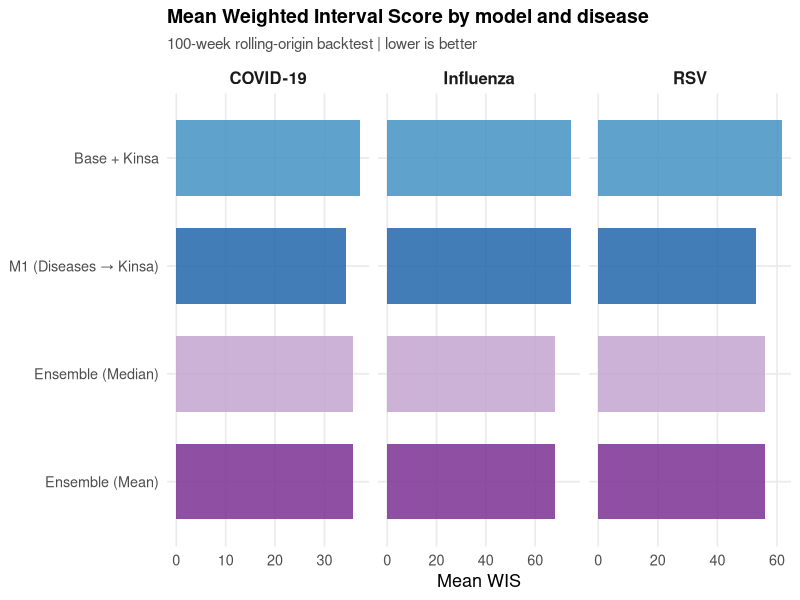
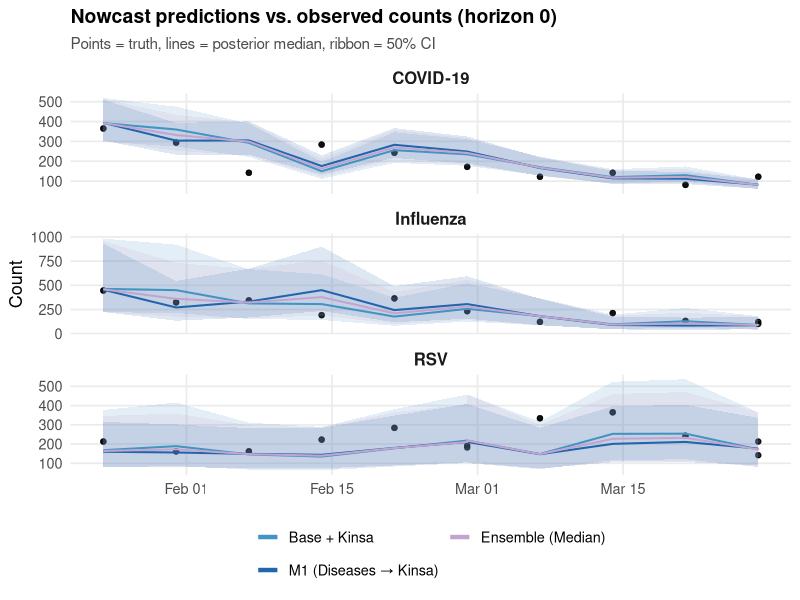
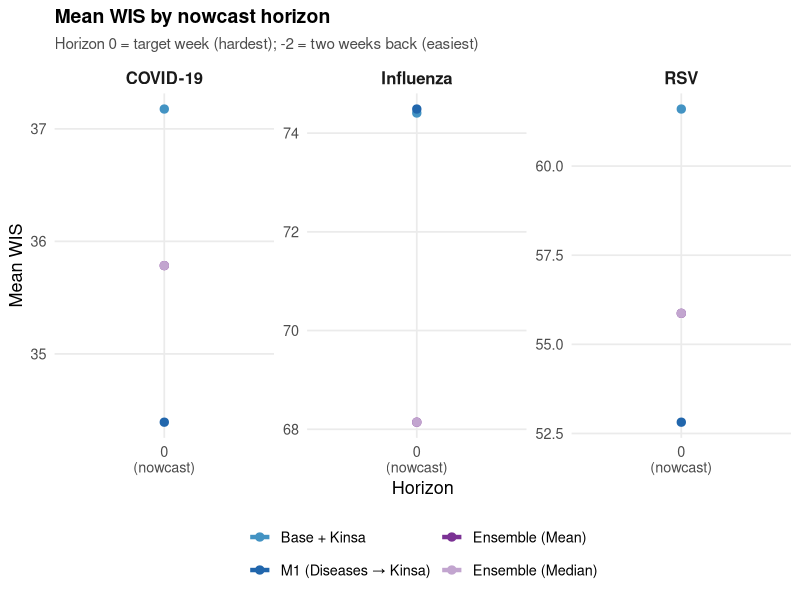

Here is the R script that generated these plots, in order: (Note: this script raises an error after producing the figures.)
## ---- chunk 1
knitr::opts_chunk$set(
  echo = FALSE, message = FALSE, warning = FALSE,
  fig.retina = 2, dpi = 300
)
## ---- chunk 2
library(tidyverse)
library(kableExtra)
library(patchwork)
library(scales)

# ---- Load cached backtest results ----
results_raw <- read_csv("results/backtest_predictions.csv", show_col_types = FALSE) %>%
  mutate(as_of = as.Date(as_of), target_date = as.Date(target_date))

# ---- WIS scoring (same formula as Backtest.Rmd) ----
compute_wis <- function(truth, q025, q25, median, q75, q975) {
  IS <- function(y, l, u, alpha) {
    (u - l) +
      (2 / alpha) * pmax(l - y, 0) +
      (2 / alpha) * pmax(y - u, 0)
  }
  is_95 <- IS(truth, q025, q975, alpha = 0.05)
  is_50 <- IS(truth, q25,  q75,  alpha = 0.50)
  mae   <- abs(truth - median)
  (1 / 2.5) * (0.5 * mae + (0.05 / 2) * is_95 + (0.50 / 2) * is_50)
}

# ---- Build ensembles ----
build_ensemble <- function(df, name, fn) {
  df %>%
    group_by(disease, as_of, target_date, horizon, truth) %>%
    summarise(across(c(mean, median, q025, q25, q75, q975), fn),
              .groups = "drop") %>%
    mutate(model = name)
}

ens_mean   <- build_ensemble(results_raw, "ensemble_mean",   mean)
ens_median <- build_ensemble(results_raw, "ensemble_median", median)

results <- bind_rows(results_raw, ens_mean, ens_median) %>%
  mutate(wis = compute_wis(truth, q025, q25, median, q75, q975))

# ---- Labels and colors ----
model_labels <- c(
  base_kinsa      = "Base + Kinsa",
  m1_kinsa        = "M1 (Diseases \u2192 Kinsa)",
  m2_kinsa        = "M2 (Kinsa \u2192 Diseases)",
  m3_kinsa        = "M3 MVN + Kinsa",
  base_ili        = "Base + ILI",
  m1_ili          = "M1 (Diseases \u2192 ILI)",
  m2_ili          = "M2 (ILI \u2192 Diseases)",
  m3_ili          = "M3 MVN + ILI",
  ensemble_mean   = "Ensemble (Mean)",
  ensemble_median = "Ensemble (Median)"
)

disease_labels <- c(flu = "Influenza", rsv = "RSV", covid = "COVID-19")

# 10 distinguishable colors: Kinsa family = blues/teals, ILI family = oranges/reds,
# ensembles = purples
model_colors <- c(
  "Base + Kinsa"             = "#4393C3",
  "M1 (Diseases \u2192 Kinsa)"  = "#2166AC",
  "M2 (Kinsa \u2192 Diseases)"  = "#053061",
  "M3 MVN + Kinsa"           = "#92C5DE",
  "Base + ILI"               = "#F4A582",
  "M1 (Diseases \u2192 ILI)"    = "#D6604D",
  "M2 (ILI \u2192 Diseases)"    = "#B2182B",
  "M3 MVN + ILI"             = "#FDDBC7",
  "Ensemble (Mean)"          = "#7B3294",
  "Ensemble (Median)"        = "#C2A5CF"
)

results <- results %>%
  mutate(
    model   = recode(model, !!!model_labels),
    disease = recode(disease, !!!disease_labels),
    model   = factor(model, levels = model_labels)
  )

# Common theme
theme_paper <- theme_minimal(base_size = 13) +
  theme(
    legend.position = "bottom",
    legend.title    = element_blank(),
    strip.text      = element_text(face = "bold", size = 12),
    panel.grid.minor = element_blank(),
    plot.title       = element_text(face = "bold", size = 14),
    plot.subtitle    = element_text(color = "gray30", size = 11)
  )
## ---- chunk 3
overall <- results %>%
  group_by(model, disease) %>%
  summarise(WIS = mean(wis), .groups = "drop")

ggplot(overall, aes(x = reorder(model, WIS), y = WIS, fill = model)) +
  geom_col(alpha = 0.85, width = 0.7) +
  facet_wrap(~ disease, scales = "free_x") +
  coord_flip() +
  scale_fill_manual(values = model_colors, guide = "none") +
  labs(title = "Mean Weighted Interval Score by model and disease",
       subtitle = "100-week rolling-origin backtest | lower is better",
       x = NULL, y = "Mean WIS") +
  theme_paper
## ---- chunk 4
h0 <- results %>% filter(horizon == 0)

# Only show a subset of models to avoid overplotting — the 4 Kinsa + ensemble
trace_models <- c("Base + Kinsa", "M1 (Diseases \u2192 Kinsa)",
                   "M2 (Kinsa \u2192 Diseases)", "M3 MVN + Kinsa",
                   "Ensemble (Median)")

p_traces <- h0 %>%
  filter(model %in% trace_models) %>%
  ggplot(aes(x = target_date)) +
  geom_point(aes(y = truth), color = "black", size = 1.5, alpha = 0.6) +
  geom_ribbon(aes(ymin = q25, ymax = q75, fill = model), alpha = 0.15) +
  geom_line(aes(y = median, color = model), linewidth = 0.7) +
  facet_wrap(~ disease, ncol = 1, scales = "free_y") +
  scale_color_manual(values = model_colors) +
  scale_fill_manual(values = model_colors) +
  labs(title = "Nowcast predictions vs. observed counts (horizon 0)",
       subtitle = "Points = truth, lines = posterior median, ribbon = 50% CI",
       x = NULL, y = "Count") +
  theme_paper +
  guides(fill = "none",
         color = guide_legend(nrow = 2, override.aes = list(linewidth = 1.5)))

p_traces
## ---- chunk 5
horizon_summary <- results %>%
  group_by(model, disease, horizon) %>%
  summarise(WIS = mean(wis), .groups = "drop") %>%
  mutate(horizon_label = factor(
    horizon,
    levels = c(-2, -1, 0),
    labels = c("-2\n(2wk back)", "-1\n(1wk back)", "0\n(nowcast)")
  ))

ggplot(horizon_summary,
       aes(x = horizon_label, y = WIS, color = model, group = model)) +
  geom_line(linewidth = 0.9) +
  geom_point(size = 2.5) +
  facet_wrap(~ disease, scales = "free_y") +
  scale_color_manual(values = model_colors) +
  labs(title = "Mean WIS by nowcast horizon",
       subtitle = "Horizon 0 = target week (hardest); -2 = two weeks back (easiest)",
       x = "Horizon", y = "Mean WIS") +
  theme_paper +
  guides(color = guide_legend(nrow = 2, override.aes = list(linewidth = 1.5)))
## ---- chunk 6
# Map each model to its structure and signal family
signal_comparison <- results %>%
  filter(!str_detect(model, "Ensemble")) %>%
  mutate(
    structure = case_when(
      str_detect(model, "Base")  ~ "Base",
      str_detect(model, "M1")    ~ "M1",
      str_detect(model, "M2")    ~ "M2",
      str_detect(model, "M3")    ~ "M3"
    ),
    signal = if_else(str_detect(model, "Kinsa"), "Kinsa", "ILI")
  ) %>%
  group_by(structure, signal, disease) %>%
  summarise(WIS = mean(wis), .groups = "drop") %>%
  pivot_wider(names_from = signal, values_from = WIS)

ggplot(signal_comparison, aes(x = ILI, y = Kinsa, shape = structure, color = structure)) +
  geom_abline(slope = 1, intercept = 0, linetype = "dashed", color = "gray50") +
  geom_point(size = 4, stroke = 1.2) +
  facet_wrap(~ disease, scales = "free") +
  scale_shape_manual(values = c(Base = 16, M1 = 17, M2 = 15, M3 = 18)) +
  scale_color_brewer(palette = "Dark2") +
  labs(title = "Kinsa vs. ILI signal: Mean WIS comparison",
       subtitle = "Points below the diagonal = Kinsa outperforms ILI",
       x = "Mean WIS (ILI version)", y = "Mean WIS (Kinsa version)",
       shape = "Model structure", color = "Model structure") +
  theme_paper +
  theme(legend.position = "right")
## ---- chunk 7
# Classify phases from truth trajectory
phase_labels <- results %>%
  filter(model == levels(results$model)[1]) %>%
  select(disease, target_date, truth) %>%
  distinct() %>%
  group_by(disease) %>%
  arrange(target_date) %>%
  mutate(
    delta_back  = truth - lag(truth, 2),
    delta_fwd   = lead(truth, 2) - truth,
    phase = case_when(
      is.na(delta_back) | is.na(delta_fwd) ~ NA_character_,
      delta_back > 0 & delta_fwd >= 0      ~ "Rising",
      delta_back >= 0 & delta_fwd < 0      ~ "Peak",
      delta_back < 0 & delta_fwd <= 0      ~ "Falling",
      delta_back < 0 & delta_fwd > 0       ~ "Trough",
      TRUE                                  ~ "Stable"
    )
  ) %>%
  ungroup() %>%
  select(disease, target_date, phase) %>%
  filter(!is.na(phase))

phase_wis <- results %>%
  inner_join(phase_labels, by = c("disease", "target_date")) %>%
  group_by(model, disease, phase) %>%
  summarise(WIS = mean(wis), n = n(), .groups = "drop") %>%
  mutate(phase = factor(phase, levels = c("Rising", "Peak", "Falling", "Trough", "Stable")))

# Show only the main models (drop base_ili since ≈ base_kinsa)
phase_models <- c("Base + Kinsa",
                   "M1 (Diseases \u2192 Kinsa)", "M2 (Kinsa \u2192 Diseases)",
                   "M3 MVN + Kinsa", "M3 MVN + ILI",
                   "Ensemble (Median)")

ggplot(phase_wis %>% filter(model %in% phase_models),
       aes(x = phase, y = WIS, fill = model)) +
  geom_col(position = position_dodge(width = 0.8), alpha = 0.85, width = 0.7) +
  facet_wrap(~ disease, scales = "free_y") +
  scale_fill_manual(values = model_colors) +
  labs(title = "Mean WIS by seasonal phase",
       subtitle = "Rising = counts increasing, Peak = local max, Falling = decreasing, Trough = local min",
       x = NULL, y = "Mean WIS") +
  theme_paper +
  guides(fill = guide_legend(nrow = 2))
## ---- chunk 8
cal_models <- c("Base + Kinsa", "M1 (Diseases \u2192 Kinsa)",
                "M3 MVN + Kinsa", "M3 MVN + ILI",
                "Ensemble (Median)")

calibration <- results %>%
  filter(model %in% cal_models) %>%
  group_by(model, disease) %>%
  summarise(
    `50%` = mean(truth >= q25  & truth <= q75)  * 100,
    `95%` = mean(truth >= q025 & truth <= q975) * 100,
    .groups = "drop"
  ) %>%
  pivot_longer(cols = c(`50%`, `95%`),
               names_to = "interval", values_to = "coverage") %>%
  mutate(nominal = as.numeric(str_extract(interval, "\\d+")))

ggplot(calibration, aes(x = model, y = coverage, fill = model)) +
  geom_col(alpha = 0.8, width = 0.7) +
  geom_hline(aes(yintercept = nominal), linetype = "dashed", color = "gray30") +
  facet_grid(interval ~ disease) +
  scale_fill_manual(values = model_colors, guide = "none") +
  scale_y_continuous(limits = c(0, 100)) +
  labs(title = "Empirical coverage vs. nominal prediction intervals",
       subtitle = "Dashed line = target | bars above = conservative, below = overconfident",
       x = NULL, y = "Coverage (%)") +
  theme_paper +
  theme(axis.text.x = element_text(angle = 35, hjust = 1, size = 10))
## ---- chunk 9
# Shared WIS-based metrics for tables
metrics_all <- results %>%
  group_by(model, disease) %>%
  summarise(
    n        = n(),
    MAE      = mean(abs(truth - median)),
    WIS      = mean(wis),
    cover_50 = mean(truth >= q25  & truth <= q75)  * 100,
    cover_95 = mean(truth >= q025 & truth <= q975) * 100,
    .groups  = "drop"
  )
## ---- chunk 10
tbl1 <- metrics_all %>%
  mutate(across(c(MAE, WIS), ~ round(.x, 1)),
         cover_95 = round(cover_95, 0)) %>%
  select(model, disease, MAE, WIS, `95% Cov` = cover_95)

tbl1_wide <- tbl1 %>%
  pivot_wider(names_from = disease,
              values_from = c(MAE, WIS, `95% Cov`),
              names_glue = "{disease}_{.value}") %>%
  select(model, starts_with("Influenza"), starts_with("RSV"), starts_with("COVID"))

# Bold best per column
bold_best <- function(x, target = NA) {
  best <- if (is.na(target)) which.min(x) else which.min(abs(x - target))
  out <- as.character(x)
  out[best] <- cell_spec(out[best], bold = TRUE)
  out
}

# Apply bolding column-by-column to avoid earlier columns becoming character
# before later columns are processed
tbl1_fmt <- tbl1_wide
for (col in names(tbl1_fmt)[-1]) {
  target <- if (grepl("Cov", col)) 95 else NA
  tbl1_fmt[[col]] <- bold_best(tbl1_fmt[[col]], target = target)
}

kbl(tbl1_fmt, escape = FALSE, align = c("l", rep("r", 9)),
    caption = "Table 1: Nowcast performance (100-week rolling-origin backtest). Bold = best per column.") %>%
  kable_styling(bootstrap_options = c("striped", "condensed"), full_width = FALSE,
                font_size = 12) %>%
  add_header_above(c(" " = 1, "Influenza" = 3, "RSV" = 3, "COVID-19" = 3))
## ---- chunk 11
base_wis <- results %>%
  filter(model == "Base + Kinsa") %>%
  select(disease, target_date, horizon, wis_base = wis)

skill_tbl <- results %>%
  filter(!model %in% c("Base + Kinsa", "Base + ILI")) %>%
  inner_join(base_wis, by = c("disease", "target_date", "horizon")) %>%
  mutate(skill = 1 - wis / wis_base) %>%
  group_by(model, disease) %>%
  summarise(
    `Skill` = round(mean(skill), 3),
    `% Better` = round(mean(skill > 0) * 100, 0),
    `p` = {
      wt <- wilcox.test(wis, wis_base, paired = TRUE)
      format.pval(wt$p.value, digits = 3, eps = 0.001)
    },
    .groups = "drop"
  )

skill_wide <- skill_tbl %>%
  pivot_wider(names_from = disease,
              values_from = c(Skill, `% Better`, p),
              names_glue = "{disease}_{.value}") %>%
  select(model, starts_with("Influenza"), starts_with("RSV"), starts_with("COVID"))

kbl(skill_wide, escape = FALSE, align = c("l", rep("r", 9)),
    caption = "Table 2: WIS skill score vs. Base + Kinsa. Skill > 0 = improvement. Paired Wilcoxon test.") %>%
  kable_styling(bootstrap_options = c("striped", "condensed"), full_width = FALSE,
                font_size = 12) %>%
  add_header_above(c(" " = 1, "Influenza" = 3, "RSV" = 3, "COVID-19" = 3))
## ---- chunk 12
horizon_tbl <- results %>%
  group_by(model, disease, horizon) %>%
  summarise(WIS = round(mean(wis), 1), .groups = "drop") %>%
  mutate(horizon_label = factor(
    horizon, levels = c(-2, -1, 0),
    labels = c("Horizon -2 (2wk back)", "Horizon -1 (1wk back)", "Horizon 0 (nowcast)")
  ))

horizon_wide <- horizon_tbl %>%
  pivot_wider(names_from = disease, values_from = WIS) %>%
  arrange(horizon, model) %>%
  select(horizon_label, model, Influenza, RSV, `COVID-19`)

kbl(horizon_wide %>% select(-horizon_label),
    align = c("l", rep("r", 3)),
    caption = "Table 3: Mean WIS by model and horizon. Horizon 0 is the nowcast week (hardest).") %>%
  kable_styling(bootstrap_options = c("striped", "condensed"), full_width = FALSE,
                font_size = 12) %>%
  pack_rows(index = table(horizon_wide$horizon_label))
## ---- chunk 13
# Use results_raw (pre-ensemble) which has the original sample-based crps
# Apply the same model/disease labels
crps_tbl <- results_raw %>%
  mutate(
    model   = recode(model, !!!model_labels),
    disease = recode(disease, !!!disease_labels)
  ) %>%
  filter(!str_detect(model, "Ensemble"), horizon == 0) %>%
  group_by(model, disease) %>%
  summarise(CRPS = round(mean(crps), 1), .groups = "drop") %>%
  pivot_wider(names_from = disease, values_from = CRPS) %>%
  mutate(
    family    = if_else(str_detect(model, "Kinsa"), "Kinsa", "ILI"),
    structure = case_when(
      str_detect(model, "Base") ~ "Base",
      str_detect(model, "M1")   ~ "M1",
      str_detect(model, "M2")   ~ "M2",
      str_detect(model, "M3")   ~ "M3"
    )
  ) %>%
  arrange(structure, family) %>%
  select(structure, family, model, Influenza, RSV, `COVID-19`)

# Bold lowest CRPS per (disease, structure) group
crps_fmt <- crps_tbl
for (col in c("Influenza", "RSV", "COVID-19")) {
  vals <- crps_fmt[[col]]
  for (struct in unique(crps_fmt$structure)) {
    idx <- which(crps_fmt$structure == struct)
    best <- idx[which.min(vals[idx])]
    crps_fmt[[col]][best] <- cell_spec(as.character(vals[best]), bold = TRUE)
    crps_fmt[[col]][setdiff(idx, best)] <- as.character(vals[setdiff(idx, best)])
  }
}

kbl(crps_fmt %>% select(-structure),
    escape = FALSE, align = c("l", "l", "r", "r", "r"),
    caption = paste(
      "Table 4: Mean CRPS at horizon 0 (nowcast week) by model and disease",
      "(sample-based, from full posterior draws).",
      "Bold = best within each model structure."
    )) %>%
  kable_styling(bootstrap_options = c("striped", "condensed"), full_width = FALSE,
                font_size = 12) %>%
  pack_rows(index = table(crps_fmt$structure)) %>%
  add_header_above(c(" " = 2, "Mean CRPS" = 3))
